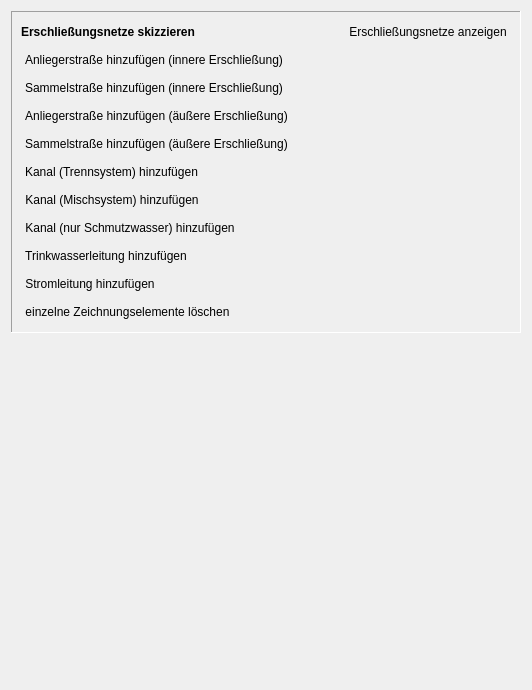
      <widget class="QWidget" name="page">
       <property name="geometry">
        <rect>
         <x>0</x>
         <y>0</y>
         <width>532</width>
         <height>690</height>
        </rect>
       </property>
       <attribute name="label">
        <string>Erschließungsnetze</string>
       </attribute>
       <layout class="QVBoxLayout" name="verticalLayout_2">
        <item>
         <widget class="QFrame" name="frame">
          <property name="frameShape">
           <enum>QFrame::Panel</enum>
          </property>
          <property name="frameShadow">
           <enum>QFrame::Sunken</enum>
          </property>
          <layout class="QVBoxLayout" name="verticalLayout_4">
           <item>
            <layout class="QHBoxLayout" name="horizontalLayout_2">
             <item>
              <widget class="QLabel" name="label">
               <property name="font">
                <font>
                 <weight>75</weight>
                 <bold>true</bold>
                </font>
               </property>
               <property name="text">
                <string>Erschließungsnetze skizzieren</string>
               </property>
              </widget>
             </item>
             <item>
              <spacer name="horizontalSpacer">
               <property name="orientation">
                <enum>Qt::Horizontal</enum>
               </property>
               <property name="sizeHint" stdset="0">
                <size>
                 <width>40</width>
                 <height>20</height>
                </size>
               </property>
              </spacer>
             </item>
             <item>
              <widget class="QPushButton" name="pushButton">
               <property name="sizePolicy">
                <sizepolicy hsizetype="Fixed" vsizetype="Fixed">
                 <horstretch>0</horstretch>
                 <verstretch>0</verstretch>
                </sizepolicy>
               </property>
               <property name="cursor">
                <cursorShape>PointingHandCursor</cursorShape>
               </property>
               <property name="layoutDirection">
                <enum>Qt::RightToLeft</enum>
               </property>
               <property name="text">
                <string>Erschließungsnetze anzeigen</string>
               </property>
               <property name="icon">
                <iconset>
                 <normaloff>../../images/iconset_mob/20190619_iconset_mob_visible_3.png</normaloff>
                 <normalon>../../images/iconset_mob/20190619_iconset_mob_visible_2.png</normalon>../../images/iconset_mob/20190619_iconset_mob_visible_3.png</iconset>
               </property>
               <property name="iconSize">
                <size>
                 <width>24</width>
                 <height>25</height>
                </size>
               </property>
               <property name="checkable">
                <bool>true</bool>
               </property>
               <property name="flat">
                <bool>true</bool>
               </property>
              </widget>
             </item>
            </layout>
           </item>
           <item>
            <widget class="QPushButton" name="pushButton_47">
             <property name="sizePolicy">
              <sizepolicy hsizetype="Fixed" vsizetype="Fixed">
               <horstretch>0</horstretch>
               <verstretch>0</verstretch>
              </sizepolicy>
             </property>
             <property name="cursor">
              <cursorShape>PointingHandCursor</cursorShape>
             </property>
             <property name="text">
              <string>Anliegerstraße hinzufügen (innere Erschließung)</string>
             </property>
             <property name="icon">
              <iconset>
               <normaloff>../../images/iconset_mob/20190619_iconset_mob_road_residential_inner_1.png</normaloff>
               <normalon>../../images/iconset_mob/20190619_iconset_mob_road_residential_inner_2.png</normalon>../../images/iconset_mob/20190619_iconset_mob_road_residential_inner_1.png</iconset>
             </property>
             <property name="iconSize">
              <size>
               <width>24</width>
               <height>25</height>
              </size>
             </property>
             <property name="checkable">
              <bool>true</bool>
             </property>
             <property name="autoExclusive">
              <bool>true</bool>
             </property>
             <property name="flat">
              <bool>true</bool>
             </property>
            </widget>
           </item>
           <item>
            <widget class="QPushButton" name="pushButton_50">
             <property name="sizePolicy">
              <sizepolicy hsizetype="Fixed" vsizetype="Fixed">
               <horstretch>0</horstretch>
               <verstretch>0</verstretch>
              </sizepolicy>
             </property>
             <property name="cursor">
              <cursorShape>PointingHandCursor</cursorShape>
             </property>
             <property name="text">
              <string>Sammelstraße hinzufügen (innere Erschließung)</string>
             </property>
             <property name="icon">
              <iconset>
               <normaloff>../../images/iconset_mob/20190619_iconset_mob_road_collector_inner_1.png</normaloff>
               <normalon>../../images/iconset_mob/20190619_iconset_mob_road_collector_inner_2.png</normalon>../../images/iconset_mob/20190619_iconset_mob_road_collector_inner_1.png</iconset>
             </property>
             <property name="iconSize">
              <size>
               <width>24</width>
               <height>25</height>
              </size>
             </property>
             <property name="checkable">
              <bool>true</bool>
             </property>
             <property name="autoExclusive">
              <bool>true</bool>
             </property>
             <property name="flat">
              <bool>true</bool>
             </property>
            </widget>
           </item>
           <item>
            <widget class="QPushButton" name="pushButton_45">
             <property name="sizePolicy">
              <sizepolicy hsizetype="Fixed" vsizetype="Fixed">
               <horstretch>0</horstretch>
               <verstretch>0</verstretch>
              </sizepolicy>
             </property>
             <property name="cursor">
              <cursorShape>PointingHandCursor</cursorShape>
             </property>
             <property name="text">
              <string>Anliegerstraße hinzufügen (äußere Erschließung)</string>
             </property>
             <property name="icon">
              <iconset>
               <normaloff>../../images/iconset_mob/20190619_iconset_mob_road_residential_inner_1.png</normaloff>
               <normalon>../../images/iconset_mob/20190619_iconset_mob_road_residential_inner_2.png</normalon>../../images/iconset_mob/20190619_iconset_mob_road_residential_inner_1.png</iconset>
             </property>
             <property name="iconSize">
              <size>
               <width>24</width>
               <height>25</height>
              </size>
             </property>
             <property name="checkable">
              <bool>true</bool>
             </property>
             <property name="autoExclusive">
              <bool>true</bool>
             </property>
             <property name="flat">
              <bool>true</bool>
             </property>
            </widget>
           </item>
           <item>
            <widget class="QPushButton" name="pushButton_49">
             <property name="sizePolicy">
              <sizepolicy hsizetype="Fixed" vsizetype="Fixed">
               <horstretch>0</horstretch>
               <verstretch>0</verstretch>
              </sizepolicy>
             </property>
             <property name="cursor">
              <cursorShape>PointingHandCursor</cursorShape>
             </property>
             <property name="text">
              <string>Sammelstraße hinzufügen (äußere Erschließung)</string>
             </property>
             <property name="icon">
              <iconset>
               <normaloff>../../images/iconset_mob/20190619_iconset_mob_road_collector_inner_1.png</normaloff>
               <normalon>../../images/iconset_mob/20190619_iconset_mob_road_collector_inner_2.png</normalon>../../images/iconset_mob/20190619_iconset_mob_road_collector_inner_1.png</iconset>
             </property>
             <property name="iconSize">
              <size>
               <width>24</width>
               <height>25</height>
              </size>
             </property>
             <property name="checkable">
              <bool>true</bool>
             </property>
             <property name="autoExclusive">
              <bool>true</bool>
             </property>
             <property name="flat">
              <bool>true</bool>
             </property>
            </widget>
           </item>
           <item>
            <widget class="QPushButton" name="pushButton_44">
             <property name="sizePolicy">
              <sizepolicy hsizetype="Fixed" vsizetype="Fixed">
               <horstretch>0</horstretch>
               <verstretch>0</verstretch>
              </sizepolicy>
             </property>
             <property name="cursor">
              <cursorShape>PointingHandCursor</cursorShape>
             </property>
             <property name="text">
              <string>Kanal (Trennsystem) hinzufügen</string>
             </property>
             <property name="icon">
              <iconset>
               <normaloff>../../images/iconset_mob/20190619_iconset_mob_canal_seperate_1.png</normaloff>
               <normalon>../../images/iconset_mob/20190619_iconset_mob_canal_seperate_2.png</normalon>../../images/iconset_mob/20190619_iconset_mob_canal_seperate_1.png</iconset>
             </property>
             <property name="iconSize">
              <size>
               <width>24</width>
               <height>25</height>
              </size>
             </property>
             <property name="checkable">
              <bool>true</bool>
             </property>
             <property name="autoExclusive">
              <bool>true</bool>
             </property>
             <property name="flat">
              <bool>true</bool>
             </property>
            </widget>
           </item>
           <item>
            <widget class="QPushButton" name="pushButton_42">
             <property name="sizePolicy">
              <sizepolicy hsizetype="Fixed" vsizetype="Fixed">
               <horstretch>0</horstretch>
               <verstretch>0</verstretch>
              </sizepolicy>
             </property>
             <property name="cursor">
              <cursorShape>PointingHandCursor</cursorShape>
             </property>
             <property name="text">
              <string>Kanal (Mischsystem) hinzufügen</string>
             </property>
             <property name="icon">
              <iconset>
               <normaloff>../../images/iconset_mob/20190619_iconset_mob_canal_combined_1.png</normaloff>
               <normalon>../../images/iconset_mob/20190619_iconset_mob_canal_combined_2.png</normalon>../../images/iconset_mob/20190619_iconset_mob_canal_combined_1.png</iconset>
             </property>
             <property name="iconSize">
              <size>
               <width>24</width>
               <height>25</height>
              </size>
             </property>
             <property name="checkable">
              <bool>true</bool>
             </property>
             <property name="autoExclusive">
              <bool>true</bool>
             </property>
             <property name="flat">
              <bool>true</bool>
             </property>
            </widget>
           </item>
           <item>
            <widget class="QPushButton" name="pushButton_43">
             <property name="sizePolicy">
              <sizepolicy hsizetype="Fixed" vsizetype="Fixed">
               <horstretch>0</horstretch>
               <verstretch>0</verstretch>
              </sizepolicy>
             </property>
             <property name="cursor">
              <cursorShape>PointingHandCursor</cursorShape>
             </property>
             <property name="text">
              <string>Kanal (nur Schmutzwasser) hinzufügen</string>
             </property>
             <property name="icon">
              <iconset>
               <normaloff>../../images/iconset_mob/20190619_iconset_mob_canal_sewage_1.png</normaloff>
               <normalon>../../images/iconset_mob/20190619_iconset_mob_canal_sewage_2.png</normalon>../../images/iconset_mob/20190619_iconset_mob_canal_sewage_1.png</iconset>
             </property>
             <property name="iconSize">
              <size>
               <width>24</width>
               <height>25</height>
              </size>
             </property>
             <property name="checkable">
              <bool>true</bool>
             </property>
             <property name="autoExclusive">
              <bool>true</bool>
             </property>
             <property name="flat">
              <bool>true</bool>
             </property>
            </widget>
           </item>
           <item>
            <widget class="QPushButton" name="pushButton_48">
             <property name="sizePolicy">
              <sizepolicy hsizetype="Fixed" vsizetype="Fixed">
               <horstretch>0</horstretch>
               <verstretch>0</verstretch>
              </sizepolicy>
             </property>
             <property name="cursor">
              <cursorShape>PointingHandCursor</cursorShape>
             </property>
             <property name="text">
              <string>Trinkwasserleitung hinzufügen</string>
             </property>
             <property name="icon">
              <iconset>
               <normaloff>../../images/iconset_mob/20190619_iconset_mob_canal_potable_1.png</normaloff>
               <normalon>../../images/iconset_mob/20190619_iconset_mob_canal_potable_2.png</normalon>../../images/iconset_mob/20190619_iconset_mob_canal_potable_1.png</iconset>
             </property>
             <property name="iconSize">
              <size>
               <width>24</width>
               <height>25</height>
              </size>
             </property>
             <property name="checkable">
              <bool>true</bool>
             </property>
             <property name="autoExclusive">
              <bool>true</bool>
             </property>
             <property name="flat">
              <bool>true</bool>
             </property>
            </widget>
           </item>
           <item>
            <widget class="QPushButton" name="pushButton_46">
             <property name="sizePolicy">
              <sizepolicy hsizetype="Fixed" vsizetype="Fixed">
               <horstretch>0</horstretch>
               <verstretch>0</verstretch>
              </sizepolicy>
             </property>
             <property name="cursor">
              <cursorShape>PointingHandCursor</cursorShape>
             </property>
             <property name="text">
              <string>Stromleitung hinzufügen</string>
             </property>
             <property name="icon">
              <iconset>
               <normaloff>../../images/iconset_mob/20190619_iconset_mob_powerline_1.png</normaloff>
               <normalon>../../images/iconset_mob/20190619_iconset_mob_powerline_2.png</normalon>../../images/iconset_mob/20190619_iconset_mob_powerline_1.png</iconset>
             </property>
             <property name="iconSize">
              <size>
               <width>24</width>
               <height>25</height>
              </size>
             </property>
             <property name="checkable">
              <bool>true</bool>
             </property>
             <property name="autoExclusive">
              <bool>true</bool>
             </property>
             <property name="flat">
              <bool>true</bool>
             </property>
            </widget>
           </item>
           <item>
            <widget class="QPushButton" name="pushButton_41">
             <property name="sizePolicy">
              <sizepolicy hsizetype="Fixed" vsizetype="Fixed">
               <horstretch>0</horstretch>
               <verstretch>0</verstretch>
              </sizepolicy>
             </property>
             <property name="cursor">
              <cursorShape>PointingHandCursor</cursorShape>
             </property>
             <property name="text">
              <string>einzelne Zeichnungselemente löschen</string>
             </property>
             <property name="icon">
              <iconset>
               <normaloff>../../images/iconset_mob/20190619_iconset_mob_delete_3.png</normaloff>
               <normalon>../../images/iconset_mob/20190619_iconset_mob_delete_2.png</normalon>../../images/iconset_mob/20190619_iconset_mob_delete_3.png</iconset>
             </property>
             <property name="iconSize">
              <size>
               <width>24</width>
               <height>25</height>
              </size>
             </property>
             <property name="checkable">
              <bool>true</bool>
             </property>
             <property name="autoExclusive">
              <bool>true</bool>
             </property>
             <property name="flat">
              <bool>true</bool>
             </property>
            </widget>
           </item>
          </layout>
         </widget>
        </item>
        <item>
         <spacer name="verticalSpacer">
          <property name="orientation">
           <enum>Qt::Vertical</enum>
          </property>
          <property name="sizeHint" stdset="0">
           <size>
            <width>20</width>
            <height>40</height>
           </size>
          </property>
         </spacer>
        </item>
       </layout>
      </widget>
